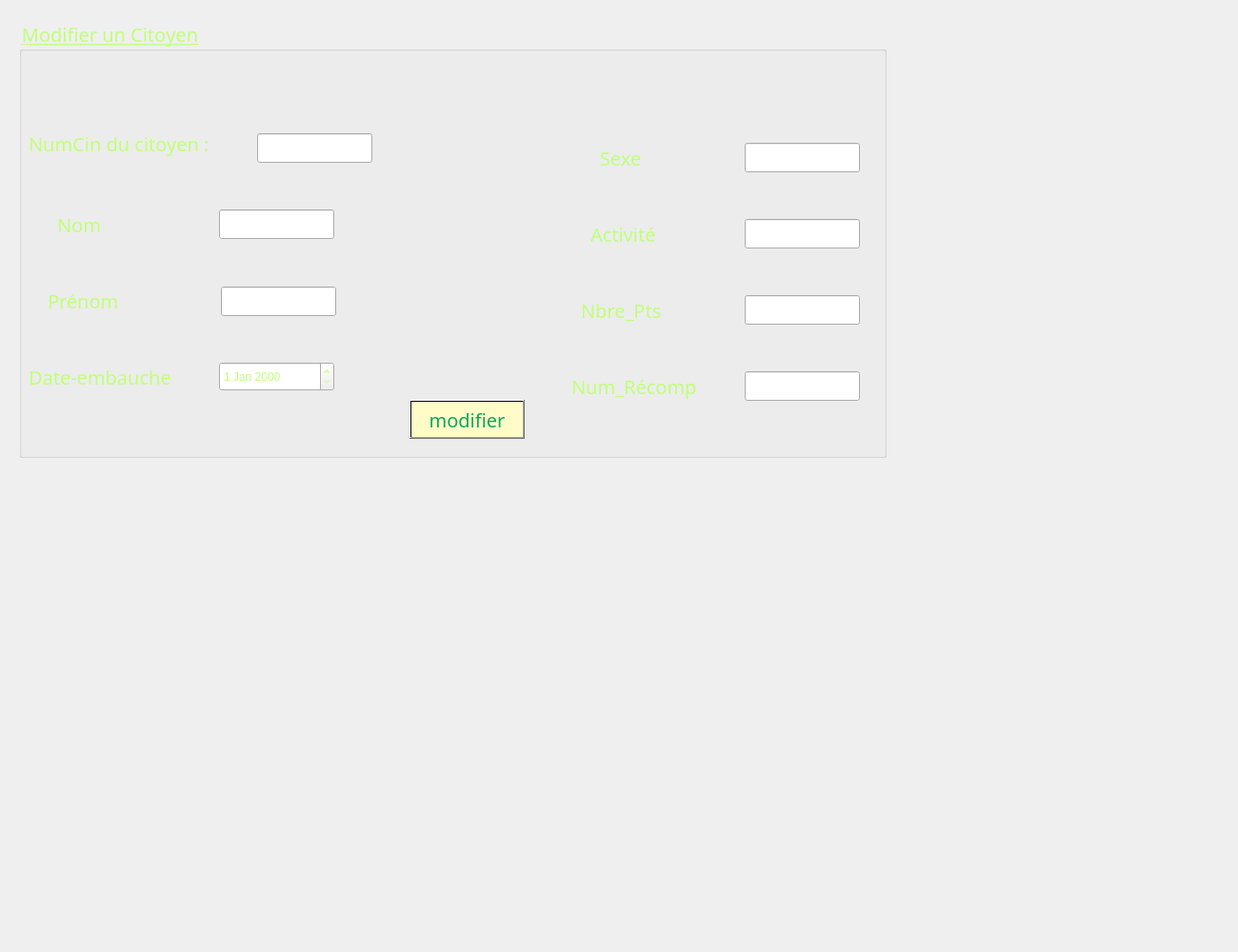
        <widget class="QWidget" name="modifieremp">
         <attribute name="title">
          <string>Modifier</string>
         </attribute>
         <widget class="QLabel" name="label_4">
          <property name="geometry">
           <rect>
            <x>-10</x>
            <y>-10</y>
            <width>1291</width>
            <height>991</height>
           </rect>
          </property>
          <property name="text">
           <string/>
          </property>
          <property name="pixmap">
           <pixmap>../../smartshop2A18-gestion-employ-scong-s/imagesQT/74-741363_macaron-background.jpg</pixmap>
          </property>
         </widget>
         <widget class="QGroupBox" name="groupBox_2">
          <property name="geometry">
           <rect>
            <x>20</x>
            <y>20</y>
            <width>911</width>
            <height>461</height>
           </rect>
          </property>
          <property name="font">
           <font>
            <family>Rockwell</family>
            <pointsize>15</pointsize>
            <weight>50</weight>
            <italic>false</italic>
            <bold>false</bold>
            <underline>true</underline>
            <kerning>false</kerning>
           </font>
          </property>
          <property name="autoFillBackground">
           <bool>false</bool>
          </property>
          <property name="styleSheet">
           <string notr="true">color:rgb(192, 255, 120);
</string>
          </property>
          <property name="title">
           <string>Modifier un Citoyen</string>
          </property>
          <property name="flat">
           <bool>false</bool>
          </property>
          <property name="checkable">
           <bool>false</bool>
          </property>
          <widget class="QLabel" name="label_12">
           <property name="geometry">
            <rect>
             <x>590</x>
             <y>290</y>
             <width>121</width>
             <height>31</height>
            </rect>
           </property>
           <property name="font">
            <font>
             <family>Rockwell</family>
             <pointsize>15</pointsize>
             <weight>50</weight>
             <italic>false</italic>
             <bold>false</bold>
            </font>
           </property>
           <property name="text">
            <string>Nbre_Pts</string>
           </property>
          </widget>
          <widget class="QLabel" name="label_14">
           <property name="geometry">
            <rect>
             <x>10</x>
             <y>100</y>
             <width>261</width>
             <height>61</height>
            </rect>
           </property>
           <property name="font">
            <font>
             <family>Rockwell</family>
             <pointsize>15</pointsize>
             <weight>50</weight>
             <italic>false</italic>
             <bold>false</bold>
            </font>
           </property>
           <property name="autoFillBackground">
            <bool>false</bool>
           </property>
           <property name="text">
            <string>NumCin du citoyen :</string>
           </property>
          </widget>
          <widget class="QLabel" name="label_15">
           <property name="geometry">
            <rect>
             <x>10</x>
             <y>360</y>
             <width>201</width>
             <height>31</height>
            </rect>
           </property>
           <property name="font">
            <font>
             <family>Rockwell</family>
             <pointsize>15</pointsize>
             <weight>50</weight>
             <italic>false</italic>
             <bold>false</bold>
            </font>
           </property>
           <property name="autoFillBackground">
            <bool>false</bool>
           </property>
           <property name="text">
            <string>Date-embauche</string>
           </property>
          </widget>
          <widget class="QLabel" name="label_16">
           <property name="geometry">
            <rect>
             <x>580</x>
             <y>370</y>
             <width>171</width>
             <height>31</height>
            </rect>
           </property>
           <property name="font">
            <font>
             <family>Rockwell</family>
             <pointsize>15</pointsize>
             <weight>50</weight>
             <italic>false</italic>
             <bold>false</bold>
            </font>
           </property>
           <property name="text">
            <string>Num_Récomp</string>
           </property>
          </widget>
          <widget class="QLabel" name="label_17">
           <property name="geometry">
            <rect>
             <x>600</x>
             <y>210</y>
             <width>111</width>
             <height>31</height>
            </rect>
           </property>
           <property name="font">
            <font>
             <family>Rockwell</family>
             <pointsize>15</pointsize>
             <weight>50</weight>
             <italic>false</italic>
             <bold>false</bold>
            </font>
           </property>
           <property name="text">
            <string>Activité</string>
           </property>
          </widget>
          <widget class="QLabel" name="label_18">
           <property name="geometry">
            <rect>
             <x>610</x>
             <y>130</y>
             <width>91</width>
             <height>31</height>
            </rect>
           </property>
           <property name="font">
            <font>
             <family>Rockwell</family>
             <pointsize>15</pointsize>
             <weight>50</weight>
             <italic>false</italic>
             <bold>false</bold>
            </font>
           </property>
           <property name="text">
            <string>Sexe</string>
           </property>
          </widget>
          <widget class="QPushButton" name="modifer">
           <property name="geometry">
            <rect>
             <x>410</x>
             <y>400</y>
             <width>121</width>
             <height>41</height>
            </rect>
           </property>
           <property name="font">
            <font>
             <family>Rockwell</family>
             <pointsize>15</pointsize>
             <weight>50</weight>
             <italic>false</italic>
             <bold>false</bold>
            </font>
           </property>
           <property name="autoFillBackground">
            <bool>false</bool>
           </property>
           <property name="styleSheet">
            <string notr="true">
background-color: qlineargradient(spread:pad, x1:1, y1:0, x2:1, y2:0, stop:0.919598 rgba(255, 252, 199), stop:0.98 rgba(0, 0, 0, 255), stop:1 rgba(235, 148, 61, 255));
color:rgb(12, 166, 97);</string>
           </property>
           <property name="text">
            <string>modifier</string>
           </property>
           <property name="autoDefault">
            <bool>true</bool>
           </property>
          </widget>
          <widget class="QLineEdit" name="activite_2">
           <property name="geometry">
            <rect>
             <x>762</x>
             <y>130</y>
             <width>121</width>
             <height>31</height>
            </rect>
           </property>
          </widget>
          <widget class="QLineEdit" name="nbrPts">
           <property name="geometry">
            <rect>
             <x>762</x>
             <y>210</y>
             <width>121</width>
             <height>31</height>
            </rect>
           </property>
          </widget>
          <widget class="QLabel" name="label_22">
           <property name="geometry">
            <rect>
             <x>30</x>
             <y>280</y>
             <width>91</width>
             <height>31</height>
            </rect>
           </property>
           <property name="font">
            <font>
             <family>Rockwell</family>
             <pointsize>15</pointsize>
             <weight>50</weight>
             <italic>false</italic>
             <bold>false</bold>
            </font>
           </property>
           <property name="text">
            <string>Prénom</string>
           </property>
          </widget>
          <widget class="QLineEdit" name="nom_2">
           <property name="geometry">
            <rect>
             <x>210</x>
             <y>200</y>
             <width>121</width>
             <height>31</height>
            </rect>
           </property>
          </widget>
          <widget class="QLabel" name="label_21">
           <property name="geometry">
            <rect>
             <x>40</x>
             <y>200</y>
             <width>91</width>
             <height>31</height>
            </rect>
           </property>
           <property name="font">
            <font>
             <family>Rockwell</family>
             <pointsize>15</pointsize>
             <weight>50</weight>
             <italic>false</italic>
             <bold>false</bold>
            </font>
           </property>
           <property name="text">
            <string>Nom</string>
           </property>
          </widget>
          <widget class="QDateEdit" name="date_2">
           <property name="geometry">
            <rect>
             <x>210</x>
             <y>360</y>
             <width>121</width>
             <height>31</height>
            </rect>
           </property>
          </widget>
          <widget class="QLineEdit" name="lineEdit_2">
           <property name="geometry">
            <rect>
             <x>250</x>
             <y>120</y>
             <width>121</width>
             <height>31</height>
            </rect>
           </property>
          </widget>
          <widget class="QLineEdit" name="prenom_2">
           <property name="geometry">
            <rect>
             <x>212</x>
             <y>281</y>
             <width>121</width>
             <height>31</height>
            </rect>
           </property>
          </widget>
          <widget class="QLineEdit" name="lineEdit_9">
           <property name="geometry">
            <rect>
             <x>762</x>
             <y>290</y>
             <width>121</width>
             <height>31</height>
            </rect>
           </property>
          </widget>
          <widget class="QLineEdit" name="lineEdit_10">
           <property name="geometry">
            <rect>
             <x>762</x>
             <y>370</y>
             <width>121</width>
             <height>31</height>
            </rect>
           </property>
          </widget>
         </widget>
         <widget class="QLabel" name="label_40">
          <property name="geometry">
           <rect>
            <x>0</x>
            <y>0</y>
            <width>961</width>
            <height>511</height>
           </rect>
          </property>
          <property name="styleSheet">
           <string notr="true">background-image: url(:/3.jpg);</string>
          </property>
          <property name="text">
           <string/>
          </property>
         </widget>
         <zorder>label_40</zorder>
         <zorder>label_4</zorder>
         <zorder>groupBox_2</zorder>
        </widget>
